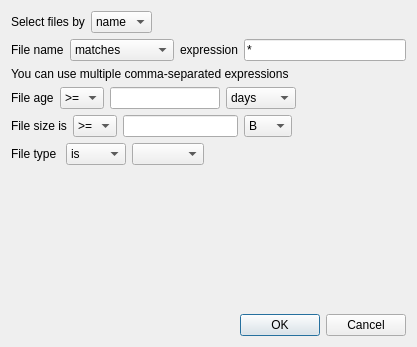
<?xml version="1.0" encoding="UTF-8"?>
<ui version="4.0">
 <class>Condition</class>
 <widget class="QDialog" name="Condition">
  <property name="windowModality">
   <enum>Qt::WindowModality::ApplicationModal</enum>
  </property>
  <property name="geometry">
   <rect>
    <x>0</x>
    <y>0</y>
    <width>417</width>
    <height>347</height>
   </rect>
  </property>
  <property name="sizePolicy">
   <sizepolicy hsizetype="Maximum" vsizetype="Maximum">
    <horstretch>0</horstretch>
    <verstretch>0</verstretch>
   </sizepolicy>
  </property>
  <property name="windowTitle">
   <string>Condition</string>
  </property>
  <property name="windowIcon">
   <iconset resource="DeClutter.qrc">
    <normaloff>:/images/icons/DeClutter_mac.png</normaloff>:/images/icons/DeClutter_mac.png</iconset>
  </property>
  <layout class="QHBoxLayout" name="horizontalLayout">
   <item>
    <layout class="QVBoxLayout" name="verticalLayout" stretch="0,0,0,0,0,0,0,0">
     <item>
      <layout class="QHBoxLayout" name="horizontalLayout_4" stretch="0,0,0">
       <property name="sizeConstraint">
        <enum>QLayout::SizeConstraint::SetDefaultConstraint</enum>
       </property>
       <item>
        <widget class="QLabel" name="label">
         <property name="sizePolicy">
          <sizepolicy hsizetype="Minimum" vsizetype="Preferred">
           <horstretch>0</horstretch>
           <verstretch>0</verstretch>
          </sizepolicy>
         </property>
         <property name="text">
          <string>Select files by</string>
         </property>
        </widget>
       </item>
       <item>
        <widget class="QComboBox" name="conditionCombo">
         <property name="sizePolicy">
          <sizepolicy hsizetype="Fixed" vsizetype="Fixed">
           <horstretch>0</horstretch>
           <verstretch>0</verstretch>
          </sizepolicy>
         </property>
         <item>
          <property name="text">
           <string>name</string>
          </property>
         </item>
         <item>
          <property name="text">
           <string>date</string>
          </property>
         </item>
         <item>
          <property name="text">
           <string>size</string>
          </property>
         </item>
         <item>
          <property name="text">
           <string>type</string>
          </property>
         </item>
        </widget>
       </item>
       <item>
        <spacer name="horizontalSpacer">
         <property name="orientation">
          <enum>Qt::Orientation::Horizontal</enum>
         </property>
         <property name="sizeHint" stdset="0">
          <size>
           <width>40</width>
           <height>20</height>
          </size>
         </property>
        </spacer>
       </item>
      </layout>
     </item>
     <item>
      <layout class="QHBoxLayout" name="horizontalLayout_3">
       <item>
        <widget class="QLabel" name="nameLabel">
         <property name="text">
          <string>File name</string>
         </property>
        </widget>
       </item>
       <item>
        <widget class="QComboBox" name="nameCombo">
         <item>
          <property name="text">
           <string>matches</string>
          </property>
         </item>
         <item>
          <property name="text">
           <string>doesn't match</string>
          </property>
         </item>
        </widget>
       </item>
       <item>
        <widget class="QLabel" name="expressionLabel">
         <property name="text">
          <string>expression</string>
         </property>
        </widget>
       </item>
       <item>
        <widget class="QLineEdit" name="filemask">
         <property name="text">
          <string>*</string>
         </property>
        </widget>
       </item>
      </layout>
     </item>
     <item>
      <widget class="QLabel" name="filenameHint">
       <property name="text">
        <string>You can use multiple comma-separated expressions</string>
       </property>
      </widget>
     </item>
     <item>
      <layout class="QHBoxLayout" name="ageLayout">
       <item>
        <widget class="QLabel" name="ageLabel">
         <property name="text">
          <string>File age</string>
         </property>
        </widget>
       </item>
       <item>
        <widget class="QComboBox" name="ageCombo">
         <item>
          <property name="text">
           <string>&gt;=</string>
          </property>
         </item>
         <item>
          <property name="text">
           <string>&lt;</string>
          </property>
         </item>
        </widget>
       </item>
       <item>
        <widget class="QLineEdit" name="age"/>
       </item>
       <item>
        <widget class="QComboBox" name="ageUnitsCombo">
         <item>
          <property name="text">
           <string>days</string>
          </property>
         </item>
         <item>
          <property name="text">
           <string>weeks</string>
          </property>
         </item>
         <item>
          <property name="text">
           <string>months</string>
          </property>
         </item>
         <item>
          <property name="text">
           <string>years</string>
          </property>
         </item>
        </widget>
       </item>
       <item>
        <spacer name="ageSpacer">
         <property name="orientation">
          <enum>Qt::Orientation::Horizontal</enum>
         </property>
         <property name="sizeHint" stdset="0">
          <size>
           <width>40</width>
           <height>0</height>
          </size>
         </property>
        </spacer>
       </item>
      </layout>
     </item>
     <item>
      <layout class="QHBoxLayout" name="sizeLayout">
       <item>
        <widget class="QLabel" name="sizeLabel">
         <property name="text">
          <string>File size is</string>
         </property>
        </widget>
       </item>
       <item>
        <widget class="QComboBox" name="sizeCombo">
         <item>
          <property name="text">
           <string>&gt;=</string>
          </property>
         </item>
         <item>
          <property name="text">
           <string>&lt;</string>
          </property>
         </item>
        </widget>
       </item>
       <item>
        <widget class="QLineEdit" name="size"/>
       </item>
       <item>
        <widget class="QComboBox" name="sizeUnitsCombo">
         <item>
          <property name="text">
           <string>B</string>
          </property>
         </item>
         <item>
          <property name="text">
           <string>KB</string>
          </property>
         </item>
         <item>
          <property name="text">
           <string>MB</string>
          </property>
         </item>
         <item>
          <property name="text">
           <string>GB</string>
          </property>
         </item>
         <item>
          <property name="text">
           <string>TB</string>
          </property>
         </item>
        </widget>
       </item>
       <item>
        <spacer name="horizontalSpacer_2">
         <property name="orientation">
          <enum>Qt::Orientation::Horizontal</enum>
         </property>
         <property name="sizeHint" stdset="0">
          <size>
           <width>40</width>
           <height>0</height>
          </size>
         </property>
        </spacer>
       </item>
      </layout>
     </item>
     <item>
      <layout class="QHBoxLayout" name="horizontalLayout_2">
       <item>
        <widget class="QLabel" name="typeLabel">
         <property name="text">
          <string>File type </string>
         </property>
        </widget>
       </item>
       <item>
        <widget class="QComboBox" name="typeSwitchCombo">
         <property name="minimumSize">
          <size>
           <width>60</width>
           <height>0</height>
          </size>
         </property>
         <property name="maximumSize">
          <size>
           <width>50</width>
           <height>16777215</height>
          </size>
         </property>
         <property name="baseSize">
          <size>
           <width>0</width>
           <height>0</height>
          </size>
         </property>
         <property name="sizeAdjustPolicy">
          <enum>QComboBox::SizeAdjustPolicy::AdjustToContents</enum>
         </property>
         <property name="minimumContentsLength">
          <number>5</number>
         </property>
         <item>
          <property name="text">
           <string>is</string>
          </property>
         </item>
         <item>
          <property name="text">
           <string>is not</string>
          </property>
         </item>
        </widget>
       </item>
       <item>
        <widget class="QComboBox" name="typeCombo"/>
       </item>
       <item>
        <spacer name="horizontalSpacer_5">
         <property name="orientation">
          <enum>Qt::Orientation::Horizontal</enum>
         </property>
         <property name="sizeHint" stdset="0">
          <size>
           <width>40</width>
           <height>20</height>
          </size>
         </property>
        </spacer>
       </item>
      </layout>
     </item>
     <item>
      <spacer name="verticalSpacer_2">
       <property name="orientation">
        <enum>Qt::Orientation::Vertical</enum>
       </property>
       <property name="sizeHint" stdset="0">
        <size>
         <width>20</width>
         <height>40</height>
        </size>
       </property>
      </spacer>
     </item>
     <item>
      <widget class="QDialogButtonBox" name="buttonBox">
       <property name="orientation">
        <enum>Qt::Orientation::Horizontal</enum>
       </property>
       <property name="standardButtons">
        <set>QDialogButtonBox::StandardButton::Cancel|QDialogButtonBox::StandardButton::Ok</set>
       </property>
      </widget>
     </item>
    </layout>
   </item>
  </layout>
 </widget>
 <customwidgets/>
 <resources>
  <include location="DeClutter.qrc"/>
 </resources>
 <connections>
  <connection>
   <sender>buttonBox</sender>
   <signal>accepted()</signal>
   <receiver>Condition</receiver>
   <slot>accept()</slot>
   <hints>
    <hint type="sourcelabel">
     <x>248</x>
     <y>254</y>
    </hint>
    <hint type="destinationlabel">
     <x>157</x>
     <y>274</y>
    </hint>
   </hints>
  </connection>
  <connection>
   <sender>buttonBox</sender>
   <signal>rejected()</signal>
   <receiver>Condition</receiver>
   <slot>reject()</slot>
   <hints>
    <hint type="sourcelabel">
     <x>316</x>
     <y>260</y>
    </hint>
    <hint type="destinationlabel">
     <x>286</x>
     <y>274</y>
    </hint>
   </hints>
  </connection>
 </connections>
</ui>
